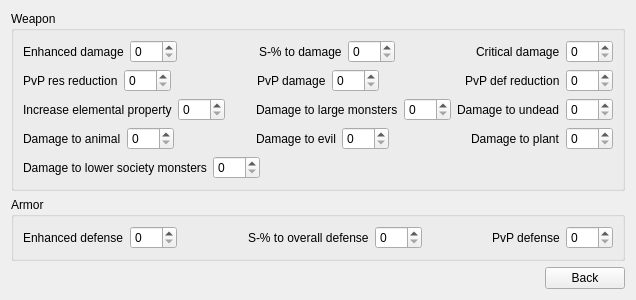
            <widget class="QWidget" name="page_shell">
             <layout class="QVBoxLayout" name="verticalLayout_4">
              <item>
               <layout class="QVBoxLayout" name="verticalLayout_6">
                <item>
                 <widget class="QGroupBox" name="groupBox">
                  <property name="title">
                   <string>Weapon</string>
                  </property>
                  <layout class="QVBoxLayout" name="verticalLayout_9">
                   <item>
                    <layout class="QHBoxLayout" name="horizontalLayout_11">
                     <item>
                      <widget class="QLabel" name="label_4">
                       <property name="sizePolicy">
                        <sizepolicy hsizetype="Maximum" vsizetype="Preferred">
                         <horstretch>0</horstretch>
                         <verstretch>0</verstretch>
                        </sizepolicy>
                       </property>
                       <property name="text">
                        <string>Enhanced damage</string>
                       </property>
                      </widget>
                     </item>
                     <item>
                      <widget class="QSpinBox" name="sb_dmg_enhanced">
                       <property name="sizePolicy">
                        <sizepolicy hsizetype="Maximum" vsizetype="Fixed">
                         <horstretch>0</horstretch>
                         <verstretch>0</verstretch>
                        </sizepolicy>
                       </property>
                       <property name="maximum">
                        <number>300</number>
                       </property>
                      </widget>
                     </item>
                     <item>
                      <spacer name="horizontalSpacer_16">
                       <property name="orientation">
                        <enum>Qt::Horizontal</enum>
                       </property>
                       <property name="sizeType">
                        <enum>QSizePolicy::MinimumExpanding</enum>
                       </property>
                       <property name="sizeHint" stdset="0">
                        <size>
                         <width>25</width>
                         <height>20</height>
                        </size>
                       </property>
                      </spacer>
                     </item>
                     <item>
                      <widget class="QLabel" name="label_24">
                       <property name="sizePolicy">
                        <sizepolicy hsizetype="Maximum" vsizetype="Preferred">
                         <horstretch>0</horstretch>
                         <verstretch>0</verstretch>
                        </sizepolicy>
                       </property>
                       <property name="text">
                        <string>S-% to damage</string>
                       </property>
                      </widget>
                     </item>
                     <item>
                      <widget class="QSpinBox" name="sb_dmg_increase_s">
                       <property name="sizePolicy">
                        <sizepolicy hsizetype="Maximum" vsizetype="Fixed">
                         <horstretch>0</horstretch>
                         <verstretch>0</verstretch>
                        </sizepolicy>
                       </property>
                       <property name="maximum">
                        <number>100</number>
                       </property>
                      </widget>
                     </item>
                     <item>
                      <spacer name="horizontalSpacer_17">
                       <property name="orientation">
                        <enum>Qt::Horizontal</enum>
                       </property>
                       <property name="sizeType">
                        <enum>QSizePolicy::MinimumExpanding</enum>
                       </property>
                       <property name="sizeHint" stdset="0">
                        <size>
                         <width>25</width>
                         <height>20</height>
                        </size>
                       </property>
                      </spacer>
                     </item>
                     <item>
                      <widget class="QLabel" name="label_25">
                       <property name="sizePolicy">
                        <sizepolicy hsizetype="Maximum" vsizetype="Preferred">
                         <horstretch>0</horstretch>
                         <verstretch>0</verstretch>
                        </sizepolicy>
                       </property>
                       <property name="text">
                        <string>Critical damage</string>
                       </property>
                      </widget>
                     </item>
                     <item>
                      <widget class="QSpinBox" name="sb_crit_dmg_shell">
                       <property name="sizePolicy">
                        <sizepolicy hsizetype="Maximum" vsizetype="Fixed">
                         <horstretch>0</horstretch>
                         <verstretch>0</verstretch>
                        </sizepolicy>
                       </property>
                       <property name="maximum">
                        <number>100</number>
                       </property>
                      </widget>
                     </item>
                    </layout>
                   </item>
                   <item>
                    <layout class="QHBoxLayout" name="horizontalLayout_13">
                     <item>
                      <widget class="QLabel" name="label_27">
                       <property name="sizePolicy">
                        <sizepolicy hsizetype="Maximum" vsizetype="Preferred">
                         <horstretch>0</horstretch>
                         <verstretch>0</verstretch>
                        </sizepolicy>
                       </property>
                       <property name="text">
                        <string>PvP res reduction</string>
                       </property>
                      </widget>
                     </item>
                     <item>
                      <widget class="QSpinBox" name="sb_res_reduction_pvp">
                       <property name="sizePolicy">
                        <sizepolicy hsizetype="Maximum" vsizetype="Fixed">
                         <horstretch>0</horstretch>
                         <verstretch>0</verstretch>
                        </sizepolicy>
                       </property>
                       <property name="maximum">
                        <number>200</number>
                       </property>
                      </widget>
                     </item>
                     <item>
                      <spacer name="horizontalSpacer_19">
                       <property name="orientation">
                        <enum>Qt::Horizontal</enum>
                       </property>
                       <property name="sizeType">
                        <enum>QSizePolicy::MinimumExpanding</enum>
                       </property>
                       <property name="sizeHint" stdset="0">
                        <size>
                         <width>25</width>
                         <height>20</height>
                        </size>
                       </property>
                      </spacer>
                     </item>
                     <item>
                      <widget class="QLabel" name="label_28">
                       <property name="sizePolicy">
                        <sizepolicy hsizetype="Maximum" vsizetype="Preferred">
                         <horstretch>0</horstretch>
                         <verstretch>0</verstretch>
                        </sizepolicy>
                       </property>
                       <property name="text">
                        <string>PvP damage</string>
                       </property>
                      </widget>
                     </item>
                     <item>
                      <widget class="QSpinBox" name="sb_dmg_increase_pvp">
                       <property name="sizePolicy">
                        <sizepolicy hsizetype="Maximum" vsizetype="Fixed">
                         <horstretch>0</horstretch>
                         <verstretch>0</verstretch>
                        </sizepolicy>
                       </property>
                       <property name="maximum">
                        <number>100</number>
                       </property>
                      </widget>
                     </item>
                     <item>
                      <spacer name="horizontalSpacer_18">
                       <property name="orientation">
                        <enum>Qt::Horizontal</enum>
                       </property>
                       <property name="sizeType">
                        <enum>QSizePolicy::MinimumExpanding</enum>
                       </property>
                       <property name="sizeHint" stdset="0">
                        <size>
                         <width>25</width>
                         <height>20</height>
                        </size>
                       </property>
                      </spacer>
                     </item>
                     <item>
                      <widget class="QLabel" name="label_26">
                       <property name="sizePolicy">
                        <sizepolicy hsizetype="Maximum" vsizetype="Preferred">
                         <horstretch>0</horstretch>
                         <verstretch>0</verstretch>
                        </sizepolicy>
                       </property>
                       <property name="text">
                        <string>PvP def reduction</string>
                       </property>
                      </widget>
                     </item>
                     <item>
                      <widget class="QSpinBox" name="sb_def_reduction_pvp">
                       <property name="sizePolicy">
                        <sizepolicy hsizetype="Maximum" vsizetype="Fixed">
                         <horstretch>0</horstretch>
                         <verstretch>0</verstretch>
                        </sizepolicy>
                       </property>
                       <property name="maximum">
                        <number>100</number>
                       </property>
                      </widget>
                     </item>
                    </layout>
                   </item>
                   <item>
                    <layout class="QHBoxLayout" name="horizontalLayout_14">
                     <item>
                      <widget class="QLabel" name="label_29">
                       <property name="sizePolicy">
                        <sizepolicy hsizetype="Maximum" vsizetype="Preferred">
                         <horstretch>0</horstretch>
                         <verstretch>0</verstretch>
                        </sizepolicy>
                       </property>
                       <property name="text">
                        <string>Increase elemental property</string>
                       </property>
                      </widget>
                     </item>
                     <item>
                      <widget class="QSpinBox" name="sb_ele_prop_increase">
                       <property name="sizePolicy">
                        <sizepolicy hsizetype="Maximum" vsizetype="Fixed">
                         <horstretch>0</horstretch>
                         <verstretch>0</verstretch>
                        </sizepolicy>
                       </property>
                       <property name="maximum">
                        <number>100</number>
                       </property>
                      </widget>
                     </item>
                     <item>
                      <spacer name="horizontalSpacer_20">
                       <property name="orientation">
                        <enum>Qt::Horizontal</enum>
                       </property>
                       <property name="sizeType">
                        <enum>QSizePolicy::MinimumExpanding</enum>
                       </property>
                       <property name="sizeHint" stdset="0">
                        <size>
                         <width>25</width>
                         <height>20</height>
                        </size>
                       </property>
                      </spacer>
                     </item>
                     <item>
                      <widget class="QLabel" name="label_36">
                       <property name="sizePolicy">
                        <sizepolicy hsizetype="Maximum" vsizetype="Preferred">
                         <horstretch>0</horstretch>
                         <verstretch>0</verstretch>
                        </sizepolicy>
                       </property>
                       <property name="text">
                        <string>Damage to large monsters</string>
                       </property>
                      </widget>
                     </item>
                     <item>
                      <widget class="QSpinBox" name="sb_dmg_increase_large">
                       <property name="sizePolicy">
                        <sizepolicy hsizetype="Maximum" vsizetype="Fixed">
                         <horstretch>0</horstretch>
                         <verstretch>0</verstretch>
                        </sizepolicy>
                       </property>
                       <property name="maximum">
                        <number>100</number>
                       </property>
                      </widget>
                     </item>
                     <item>
                      <spacer name="horizontalSpacer_24">
                       <property name="orientation">
                        <enum>Qt::Horizontal</enum>
                       </property>
                       <property name="sizeType">
                        <enum>QSizePolicy::MinimumExpanding</enum>
                       </property>
                       <property name="sizeHint" stdset="0">
                        <size>
                         <width>0</width>
                         <height>20</height>
                        </size>
                       </property>
                      </spacer>
                     </item>
                     <item>
                      <widget class="QLabel" name="label_35">
                       <property name="sizePolicy">
                        <sizepolicy hsizetype="Maximum" vsizetype="Preferred">
                         <horstretch>0</horstretch>
                         <verstretch>0</verstretch>
                        </sizepolicy>
                       </property>
                       <property name="text">
                        <string>Damage to undead</string>
                       </property>
                      </widget>
                     </item>
                     <item>
                      <widget class="QSpinBox" name="sb_dmg_increase_undead">
                       <property name="sizePolicy">
                        <sizepolicy hsizetype="Maximum" vsizetype="Fixed">
                         <horstretch>0</horstretch>
                         <verstretch>0</verstretch>
                        </sizepolicy>
                       </property>
                       <property name="maximum">
                        <number>100</number>
                       </property>
                      </widget>
                     </item>
                    </layout>
                   </item>
                   <item>
                    <layout class="QHBoxLayout" name="horizontalLayout_18">
                     <item>
                      <widget class="QLabel" name="label_32">
                       <property name="sizePolicy">
                        <sizepolicy hsizetype="Maximum" vsizetype="Preferred">
                         <horstretch>0</horstretch>
                         <verstretch>0</verstretch>
                        </sizepolicy>
                       </property>
                       <property name="text">
                        <string>Damage to animal</string>
                       </property>
                      </widget>
                     </item>
                     <item>
                      <widget class="QSpinBox" name="sb_dmg_increase_animal">
                       <property name="sizePolicy">
                        <sizepolicy hsizetype="Maximum" vsizetype="Fixed">
                         <horstretch>0</horstretch>
                         <verstretch>0</verstretch>
                        </sizepolicy>
                       </property>
                       <property name="maximum">
                        <number>100</number>
                       </property>
                      </widget>
                     </item>
                     <item>
                      <spacer name="horizontalSpacer_22">
                       <property name="orientation">
                        <enum>Qt::Horizontal</enum>
                       </property>
                       <property name="sizeType">
                        <enum>QSizePolicy::MinimumExpanding</enum>
                       </property>
                       <property name="sizeHint" stdset="0">
                        <size>
                         <width>25</width>
                         <height>20</height>
                        </size>
                       </property>
                      </spacer>
                     </item>
                     <item>
                      <widget class="QLabel" name="label_33">
                       <property name="sizePolicy">
                        <sizepolicy hsizetype="Maximum" vsizetype="Preferred">
                         <horstretch>0</horstretch>
                         <verstretch>0</verstretch>
                        </sizepolicy>
                       </property>
                       <property name="text">
                        <string>Damage to evil</string>
                       </property>
                      </widget>
                     </item>
                     <item>
                      <widget class="QSpinBox" name="sb_dmg_increase_evil">
                       <property name="sizePolicy">
                        <sizepolicy hsizetype="Maximum" vsizetype="Fixed">
                         <horstretch>0</horstretch>
                         <verstretch>0</verstretch>
                        </sizepolicy>
                       </property>
                       <property name="maximum">
                        <number>100</number>
                       </property>
                      </widget>
                     </item>
                     <item>
                      <spacer name="horizontalSpacer_23">
                       <property name="orientation">
                        <enum>Qt::Horizontal</enum>
                       </property>
                       <property name="sizeType">
                        <enum>QSizePolicy::MinimumExpanding</enum>
                       </property>
                       <property name="sizeHint" stdset="0">
                        <size>
                         <width>25</width>
                         <height>20</height>
                        </size>
                       </property>
                      </spacer>
                     </item>
                     <item>
                      <widget class="QLabel" name="label_34">
                       <property name="sizePolicy">
                        <sizepolicy hsizetype="Maximum" vsizetype="Preferred">
                         <horstretch>0</horstretch>
                         <verstretch>0</verstretch>
                        </sizepolicy>
                       </property>
                       <property name="text">
                        <string>Damage to plant</string>
                       </property>
                      </widget>
                     </item>
                     <item>
                      <widget class="QSpinBox" name="sb_dmg_increase_plant">
                       <property name="sizePolicy">
                        <sizepolicy hsizetype="Maximum" vsizetype="Fixed">
                         <horstretch>0</horstretch>
                         <verstretch>0</verstretch>
                        </sizepolicy>
                       </property>
                       <property name="maximum">
                        <number>100</number>
                       </property>
                      </widget>
                     </item>
                    </layout>
                   </item>
                   <item>
                    <layout class="QHBoxLayout" name="horizontalLayout_19">
                     <item>
                      <widget class="QLabel" name="label_30">
                       <property name="sizePolicy">
                        <sizepolicy hsizetype="Maximum" vsizetype="Preferred">
                         <horstretch>0</horstretch>
                         <verstretch>0</verstretch>
                        </sizepolicy>
                       </property>
                       <property name="text">
                        <string>Damage to lower society monsters</string>
                       </property>
                      </widget>
                     </item>
                     <item>
                      <widget class="QSpinBox" name="sb_dmg_increase_low_society">
                       <property name="sizePolicy">
                        <sizepolicy hsizetype="Maximum" vsizetype="Fixed">
                         <horstretch>0</horstretch>
                         <verstretch>0</verstretch>
                        </sizepolicy>
                       </property>
                       <property name="maximum">
                        <number>100</number>
                       </property>
                      </widget>
                     </item>
                     <item>
                      <spacer name="horizontalSpacer_25">
                       <property name="orientation">
                        <enum>Qt::Horizontal</enum>
                       </property>
                       <property name="sizeType">
                        <enum>QSizePolicy::MinimumExpanding</enum>
                       </property>
                       <property name="sizeHint" stdset="0">
                        <size>
                         <width>120</width>
                         <height>20</height>
                        </size>
                       </property>
                      </spacer>
                     </item>
                    </layout>
                   </item>
                  </layout>
                 </widget>
                </item>
                <item>
                 <widget class="QGroupBox" name="groupBox_2">
                  <property name="title">
                   <string>Armor</string>
                  </property>
                  <layout class="QVBoxLayout" name="verticalLayout_10">
                   <item>
                    <layout class="QHBoxLayout" name="horizontalLayout_15">
                     <item>
                      <widget class="QLabel" name="label_37">
                       <property name="sizePolicy">
                        <sizepolicy hsizetype="Maximum" vsizetype="Preferred">
                         <horstretch>0</horstretch>
                         <verstretch>0</verstretch>
                        </sizepolicy>
                       </property>
                       <property name="text">
                        <string>Enhanced defense</string>
                       </property>
                      </widget>
                     </item>
                     <item>
                      <widget class="QSpinBox" name="sb_def_enhanced">
                       <property name="sizePolicy">
                        <sizepolicy hsizetype="Maximum" vsizetype="Fixed">
                         <horstretch>0</horstretch>
                         <verstretch>0</verstretch>
                        </sizepolicy>
                       </property>
                       <property name="maximum">
                        <number>100</number>
                       </property>
                      </widget>
                     </item>
                     <item>
                      <spacer name="horizontalSpacer_26">
                       <property name="orientation">
                        <enum>Qt::Horizontal</enum>
                       </property>
                       <property name="sizeType">
                        <enum>QSizePolicy::MinimumExpanding</enum>
                       </property>
                       <property name="sizeHint" stdset="0">
                        <size>
                         <width>25</width>
                         <height>20</height>
                        </size>
                       </property>
                      </spacer>
                     </item>
                     <item>
                      <widget class="QLabel" name="label_11">
                       <property name="sizePolicy">
                        <sizepolicy hsizetype="Maximum" vsizetype="Preferred">
                         <horstretch>0</horstretch>
                         <verstretch>0</verstretch>
                        </sizepolicy>
                       </property>
                       <property name="text">
                        <string>S-% to overall defense</string>
                       </property>
                      </widget>
                     </item>
                     <item>
                      <widget class="QSpinBox" name="sb_def_increase_s">
                       <property name="sizePolicy">
                        <sizepolicy hsizetype="Maximum" vsizetype="Fixed">
                         <horstretch>0</horstretch>
                         <verstretch>0</verstretch>
                        </sizepolicy>
                       </property>
                       <property name="maximum">
                        <number>300</number>
                       </property>
                      </widget>
                     </item>
                     <item>
                      <spacer name="horizontalSpacer_21">
                       <property name="orientation">
                        <enum>Qt::Horizontal</enum>
                       </property>
                       <property name="sizeType">
                        <enum>QSizePolicy::MinimumExpanding</enum>
                       </property>
                       <property name="sizeHint" stdset="0">
                        <size>
                         <width>25</width>
                         <height>20</height>
                        </size>
                       </property>
                      </spacer>
                     </item>
                     <item>
                      <widget class="QLabel" name="label_31">
                       <property name="sizePolicy">
                        <sizepolicy hsizetype="Maximum" vsizetype="Preferred">
                         <horstretch>0</horstretch>
                         <verstretch>0</verstretch>
                        </sizepolicy>
                       </property>
                       <property name="text">
                        <string>PvP defense</string>
                       </property>
                      </widget>
                     </item>
                     <item>
                      <widget class="QSpinBox" name="sb_def_increase_pvp">
                       <property name="sizePolicy">
                        <sizepolicy hsizetype="Maximum" vsizetype="Fixed">
                         <horstretch>0</horstretch>
                         <verstretch>0</verstretch>
                        </sizepolicy>
                       </property>
                       <property name="maximum">
                        <number>100</number>
                       </property>
                      </widget>
                     </item>
                    </layout>
                   </item>
                  </layout>
                 </widget>
                </item>
               </layout>
              </item>
              <item>
               <layout class="QVBoxLayout" name="verticalLayout_8">
                <item>
                 <widget class="QWidget" name="verticalWidget_2" native="true">
                  <property name="sizePolicy">
                   <sizepolicy hsizetype="Preferred" vsizetype="Maximum">
                    <horstretch>0</horstretch>
                    <verstretch>0</verstretch>
                   </sizepolicy>
                  </property>
                  <property name="layoutDirection">
                   <enum>Qt::RightToLeft</enum>
                  </property>
                  <layout class="QVBoxLayout" name="verticalLayout_7">
                   <property name="spacing">
                    <number>0</number>
                   </property>
                   <property name="leftMargin">
                    <number>0</number>
                   </property>
                   <property name="topMargin">
                    <number>0</number>
                   </property>
                   <property name="rightMargin">
                    <number>0</number>
                   </property>
                   <property name="bottomMargin">
                    <number>0</number>
                   </property>
                   <item>
                    <widget class="QPushButton" name="btn_shell_back">
                     <property name="sizePolicy">
                      <sizepolicy hsizetype="Maximum" vsizetype="Fixed">
                       <horstretch>0</horstretch>
                       <verstretch>0</verstretch>
                      </sizepolicy>
                     </property>
                     <property name="layoutDirection">
                      <enum>Qt::RightToLeft</enum>
                     </property>
                     <property name="text">
                      <string>Back</string>
                     </property>
                    </widget>
                   </item>
                  </layout>
                 </widget>
                </item>
               </layout>
              </item>
             </layout>
            </widget>
